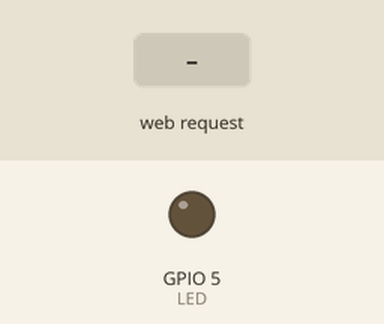
The sketch below on a simulated ESP32. Shown: output pins drawn as LEDs (lit = HIGH). The inputs (shaded band) are chosen by the test bench. WiFi joins after 1.5 s; servers stay silent unless stated; what the sketch prints to the serial monitor is not drawn.

Above: at 2.7 s.
2.8 s: HTTP request GET /on received
At 3.4 s:
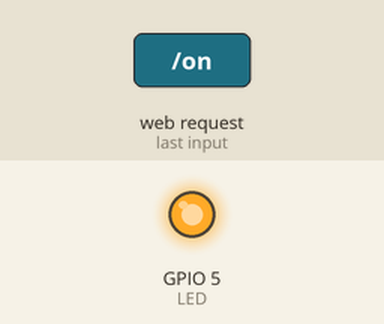
4.3 s: HTTP request GET /off received
At 5.7 s:
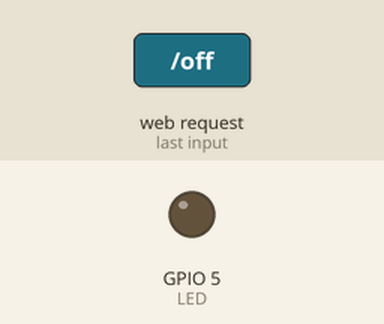
Timing chart, 0 to 7.3 s (numbered marks = the images above; inputs shaded):
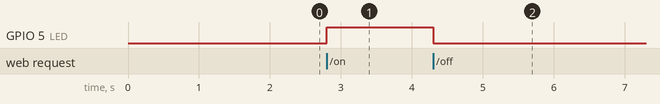

Measured:
- after the input at 2.8 s, GPIO 5 (LED): LOW → HIGH at once
- after the input at 4.3 s, GPIO 5 (LED): HIGH → LOW at once

The sketch:

webServerLED_on_off_test.ino
```cpp
#include <dummy.h>

#include <WiFi.h> // 와이파이 라이브러리
#include <WebServer.h>  // 웹서버 라이브러리

#define IO_USERNAME  "choi464"
#define IO_KEY       "aio_lpGo44WsYMNzaxKfOlaRkkPBvYlq"

#define LED 5 // LED 핀번호

const char* ssid     = "409";
const char* password = "polybot409";

WebServer server(80);  // 웹서버 오브젝트

void setup()
{
  // LED 핀 세팅
  pinMode(LED, OUTPUT);
  digitalWrite(LED, LOW);

  // 시리얼 세팅
  Serial.begin(115200);
  Serial.println();

  // 와이파이 접속
  WiFi.begin(ssid, password); // 공유기 이름과 비밀번호

  Serial.print("Connecting");
  while (WiFi.status() != WL_CONNECTED) // 와이파이 접속하는 동안 "." 출력
  {
    delay(500);
    Serial.print(".");
  }
  Serial.println();

  Serial.print("Connected, IP address: ");
  Serial.println(WiFi.localIP()); // 접속된 와이파이 주소 출력

  server.on("/on", handleOn); // /on 에 접속 되었을때 실행할 함수 연결
  server.on("/off", handleOff); // /off 에 접속 되었을때 실행할 함수 연결

  server.begin(); // 웹서버 시작
  Serial.println("HTTP server started");
}

void handleOn() { // /on 에 접속할때 실행할 내용
  digitalWrite(LED, HIGH);
  server.send(200, "text/plain", "LED ON");
}

void handleOff() { // /off 에 접속할때 실행할 내용
  digitalWrite(LED, LOW);
  server.send(200, "text/plain", "LED OFF");
}

void loop() {
  server.handleClient();
}
```
